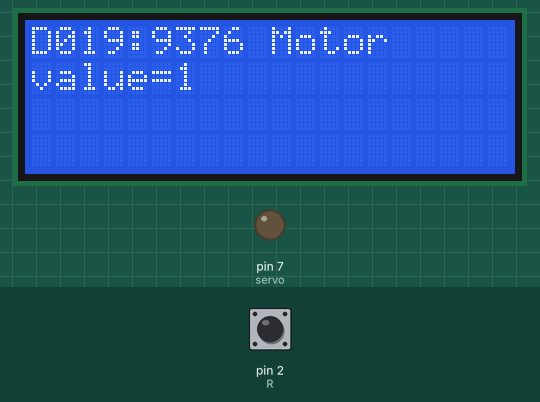
Recording of a sketch running on a simulated Arduino Uno, built with avr-gcc and run on an emulated ATmega328P. On the bench: 20×4 character LCD, output pins drawn as LEDs (lit = HIGH). The test bench sets the inputs (shaded band); at power-on: pin 2 (R) HIGH.

Above: at 2.2 s.
2.3 s: pin 2 (R) pulled LOW for 0.15 s
At 3.7 s:
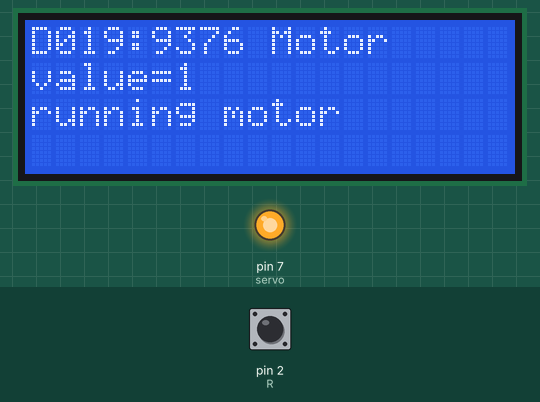
4.0 s: pin 2 (R) pulled LOW for 1 s
At 5.7 s:
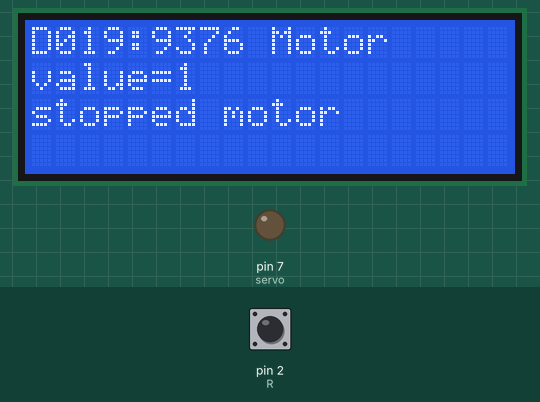
6.5 s: pin 2 (R) pulled LOW for 3.2 s
At 7.3 s:
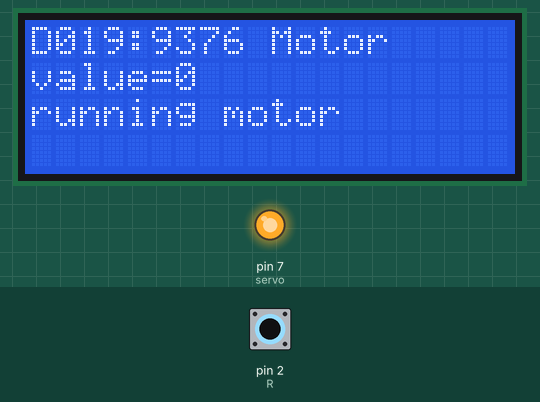
Timing chart, 0 to 11.3 s (numbered marks = the images above; inputs shaded):
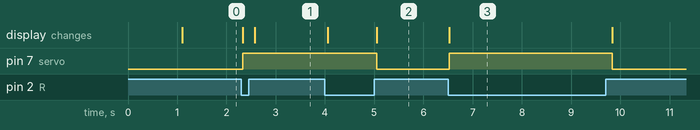

The sketch:

basic_test.ino
```cpp
/* 9376 Motor Miniatura (9376) [D019] : http://rdiot.tistory.com/277 [RDIoT Demo] */

#include <Wire.h>
#include <LiquidCrystal_I2C.h>

LiquidCrystal_I2C lcd(0x27,20,4);  // LCD2004
int R = 2;
byte lastButton = HIGH;
byte nowButton = HIGH;
int servo = 7;

void setup()
{
  lcd.init();  // initialize the lcd
  lcd.backlight();
  lcd.print("start LCD2004");
  pinMode(R, INPUT);
  pinMode(servo, OUTPUT);

  digitalWrite(R, HIGH);
  digitalWrite(servo, LOW);

  delay(1000);
  lcd.clear();
}

void loop()
{
  lcd.setCursor(0,0);
  lcd.print("D019:9376 Motor");

  byte nowButton = digitalRead(R);

  lcd.setCursor(0,1);
  lcd.print("value="+(String)nowButton);

  if (HIGH == lastButton)
  {
    if (LOW == nowButton)
    {
     lcd.setCursor(0,2);
     lcd.print("running motor  ");
     digitalWrite(servo, HIGH);
    }
  }
  else
  {
    if (HIGH == nowButton)
    {
     lcd.setCursor(0,2);
     lcd.print("stopped motor  ");
     digitalWrite(servo, LOW);
    }
  }

 lastButton = digitalRead(R);
 delay(100);
}
```

Measured:
- after the input at 2.3 s, pin 7 (servo): LOW → HIGH at once; the display: first changes at once (image 1 shows a later state)
- after the input at 4.0 s, pin 7 (servo): HIGH → LOW after 1.0 s; the display: first changes after 0.06 s (image 2 shows a later state)
- after the input at 6.5 s, pin 7 (servo): LOW → HIGH at once, → LOW 3.3 s later; the display: changes at once (image 3)
